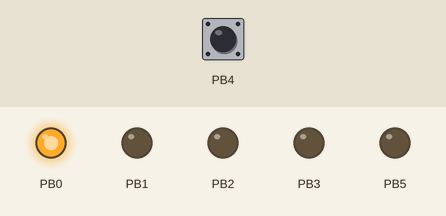
This sketch was run on a simulated ATtiny85, built with avr-gcc and run on an emulated ATtiny85. Shown: output pins drawn as LEDs (lit = HIGH). Dashed ring = blinking. The test bench sets the inputs (shaded band); at power-on: PB4 HIGH.

Above: at 1.2 s.
1.3 s: PB4 pulled LOW for 0.15 s
At 1.9 s:
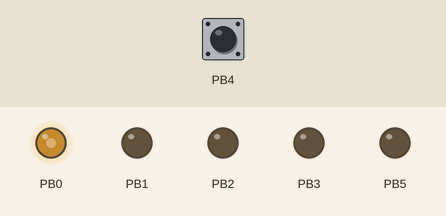
2.9 s: PB4 pulled LOW for 1 s
At 4.3 s:
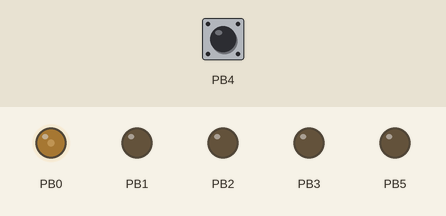
5.4 s: PB4 pulled LOW for 0.15 s
At 5.56 s:
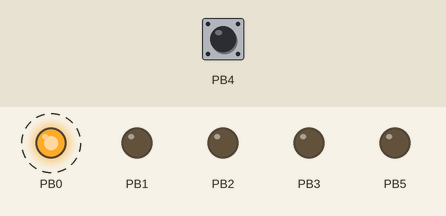
Timing chart, 0 to 14.4 s (numbered marks = the images above; inputs shaded):
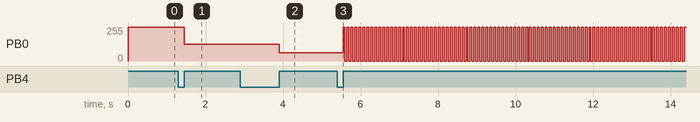

Measured:
- after the input at 1.3 s, PB0: 255/255 → 127/255 after 0.15 s
- after the input at 2.9 s, PB0: 127/255 → 63/255 after 1.0 s
- after the input at 5.4 s, PB0: alternates 255/255 for 0.05 s and 0/255 for 0.05 s, starting after 0.15 s

The sketch:

LED_LIGHT.ino
```cpp
// I was inspired by online resources from https://thewanderingengineer.com/2014/08/11/pin-change-interrupts-on-attiny85/
// This guy is Matt Walker at University of Oklahoma
// I also used the ATTiny85 Datasheet a whole bunch
// Finally, Dr. Palmeri's example code at https://github.com/mlp6/Fundamentals-BME-Design/blob/master/PrototypingSkills/software.ino
// Besides their help the rest is me at Alexander Culbert

#include <avr/io.h>
#include <avr/interrupt.h>
#include <avr/sleep.h>

// Look at me preprocess whoo whoo woooo
#define PIN_OUT PCINT0    // Pin 0
#define PIN_IN PCINT4     // Pin 4
#define PWM_Max_Val 255   // PWM Max is 255

// The initial, changeable values
int current_mode = 0;     // 0 = Off, 1 = On, 2 = Medium On, 3 = Low On, 4 = 2 Hz Flashing
int PWM_Current_Val = 0;  // Initally PWM is at 0
unsigned long old_time = 0;
unsigned long current_time = 0;
const long flash_rate = 50;
int flash_state = 0;


void setup() {
  cli(); //Disable interrupts ~briefly~
  // Goal is to enable interrupts and pullup resistors on input pin 4
  // Also set pin 0 as an output

  GIMSK = 0b00100000;                 // Enables interrupts
  PCMSK = 0b000010000;                // Turns on interrupts for Pin 4
  DDRB = 0b111101111;                 // Input or Output (Pin 0 is output)
  pinMode(PIN_OUT, OUTPUT);           // Pin is output
  digitalWrite(PIN_OUT, LOW);         // Initial LED is off
  PINB = 0b000010000;                 // Allows for Pin B Functionality on Pin 4
  PORTB = 0b000010000;                // Enables Pull-Up Resistor on Pin 4

  // DDxn determines if pin is input or output. If DDxn is logic one, Pxn is output. If zero. then input.
  // If PORTxn is login one while pin is input, then you get the pull-up resistor
  // If PORTxn is logic zero when pin is output, then port is driven low (zero). If logic one, then driven high.

  // ADCSRA &= ~_BV(ADEN); // idk if this is needed

  sei(); //Enable interrupts
}

void loop() {
  switch_statement();
}

void switch_statement() {
  switch (current_mode) {
    case 0:
      PWM_Current_Val = 0;
      analogWrite(PIN_OUT, PWM_Current_Val);
      set_sleep_mode(SLEEP_MODE_PWR_DOWN);
      sleep_enable();
      sleep_bod_disable();
      sleep_cpu();
      break;
    case 1:
      sleep_disable();
      PWM_Current_Val = PWM_Max_Val;
      analogWrite(PIN_OUT, PWM_Current_Val);
      break;
    case 2:
      PWM_Current_Val = int(PWM_Max_Val / 2);
      analogWrite(PIN_OUT, PWM_Current_Val);
      break;
    case 3:
      PWM_Current_Val = int(PWM_Max_Val / 4);
      analogWrite(PIN_OUT, PWM_Current_Val);
      break;
    case 4:
      PWM_Current_Val = PWM_Max_Val;
      flash();
      break;
  }
}

ISR(PCINT0_vect) {
  if (digitalRead(PIN_IN)) {
    current_mode = current_mode + 1;
    if (current_mode > 4) {
      current_mode = 0;
    }
  }
}


void flash() {
  current_time = millis();
  if (current_time - old_time >= flash_rate) {
    old_time = current_time;
    if (flash_state == 0) {
      flash_state = PWM_Current_Val;
    }
    else {
      flash_state = 0;
    }
    analogWrite(PIN_OUT, flash_state);
  }
}
```
